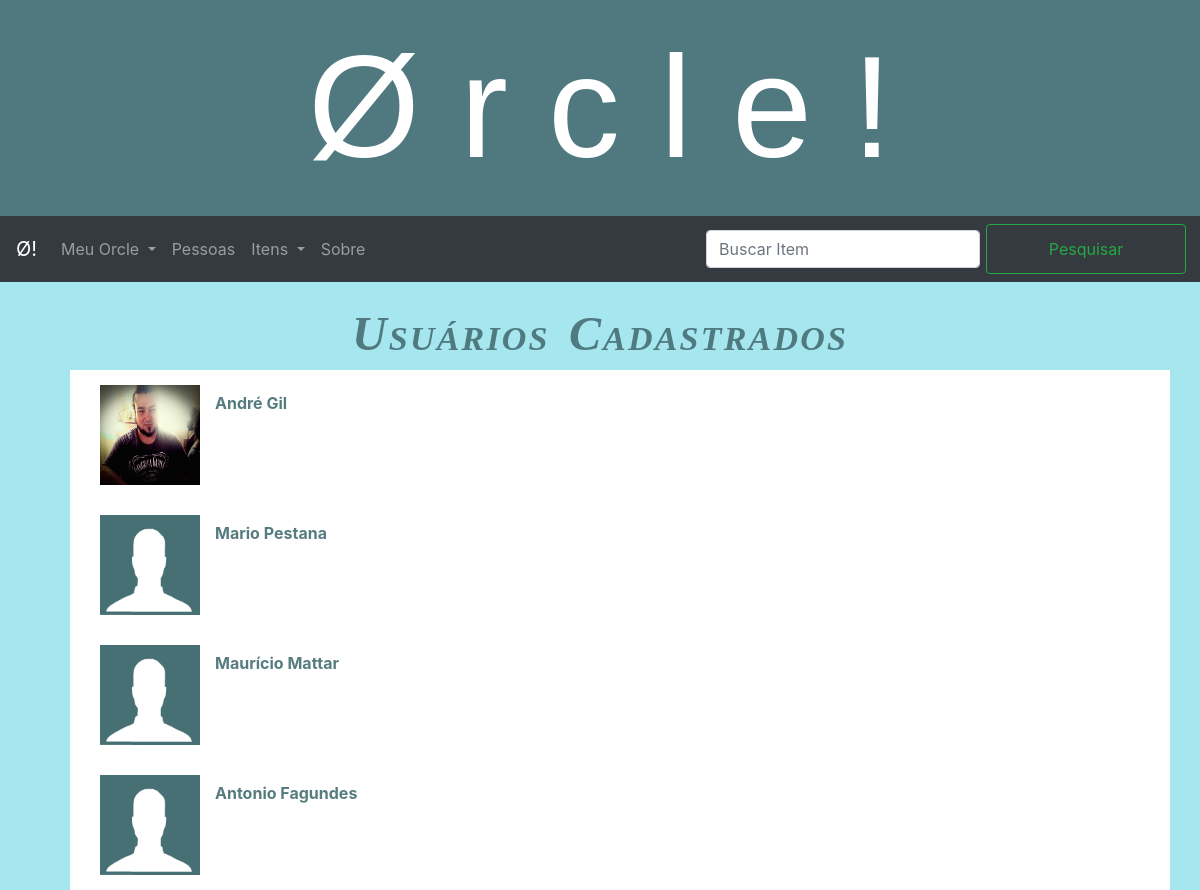
Page /borrows/pessoas/ (signed in) on the committed database.
### borrows/models.py (models this page shows)
class Profile(models.Model):
    user = models.OneToOneField(User, related_name='profile', on_delete=models.CASCADE, primary_key=True)
    dt_nasc = models.DateField()
    cep = models.CharField(max_length=8, help_text='Digite o CEP do seu endereço')
    cidade = models.CharField(max_length=200)
    estado = models.CharField(max_length=2)
    pais = models.CharField(max_length=50)
    foto = models.ImageField(upload_to = 'media/profile_pics/', default = 'media/profile_pics/no-image-icon.png')
    def __str__(self):
        return f'{self.user.first_name} {self.user.last_name}'

### borrows/views.py (the view)
# urls.py: path('pessoas/', views.PessoaListView.as_view(), name='pessoas'),
class PessoaListView(LoginRequiredMixin, generic.ListView):
    model = Profile

### borrows/templates/borrows/profile_list.html
{% extends "base_generic.html" %}
{% block menu %}
  {% include "menu-bootstrap.html" %}
{% endblock %}
{% block content %}
  <div class="row d-flex justify-content-center titulo_secao">
    <div class=".col-md-6 .offset-md-3 text-center">
        <span class="">Usuários Cadastrados</span>
    </div>
  </div>
  {% if profile_list %}
  <ul>
    {% for perfil in profile_list %}
      <li>
          <div class="row">
                <div class="col item_contenedor">
                    <img class="item_pic" src="{{ perfil.foto.url }}">
                    <a href="/borrows/pessoa/{{ perfil.user.id }}" >
                        <p class="nome_item">   {{ perfil }}</p>
                    </a>
                </div>
          </div>
      </li>
    {% endfor %}
  </ul>
  {% else %}
    <p>Nenhum Perfil disponível.</p>
  {% endif %}
{% endblock %}

### borrows/static/css/estilo.css (style rules this page uses)
ul { list-style: none; }
.titulo_secao { font-size: 3em; font-weight: 600; color: rgba(71, 112, 117, 0.918); font-family: "Times New Roman", Times, serif; letter-spacing: 2.2px; word-spacing: 5px; font-style: italic; font-variant: small-caps; text-transform: none; }
.item_pic { margin: 15px; width: 100px; height: 100px; float: left; vertical-align: middle; }
.item_contenedor { margin-top: 1%; height: 12%; max-height: 12%; min-height: 12%; width: 90%; margin: auto; background-color: white; color: rgba(71, 112, 117, 0.918); }
.item_contenedor a { color: rgba(71, 112, 117, 0.918); text-decoration: none; }
.item_contenedor .nome_item { margin-top: 2%; font-weight: 700; }

### rows in the picture
Profile: foto (picture), user_id.last_name "André Gil"
Profile: foto (placeholder picture), user_id.last_name "Mario Pestana"
Profile: foto (placeholder picture), user_id.last_name "Maurício Mattar"
Profile: foto (placeholder picture), user_id.last_name "Antonio Fagundes"
